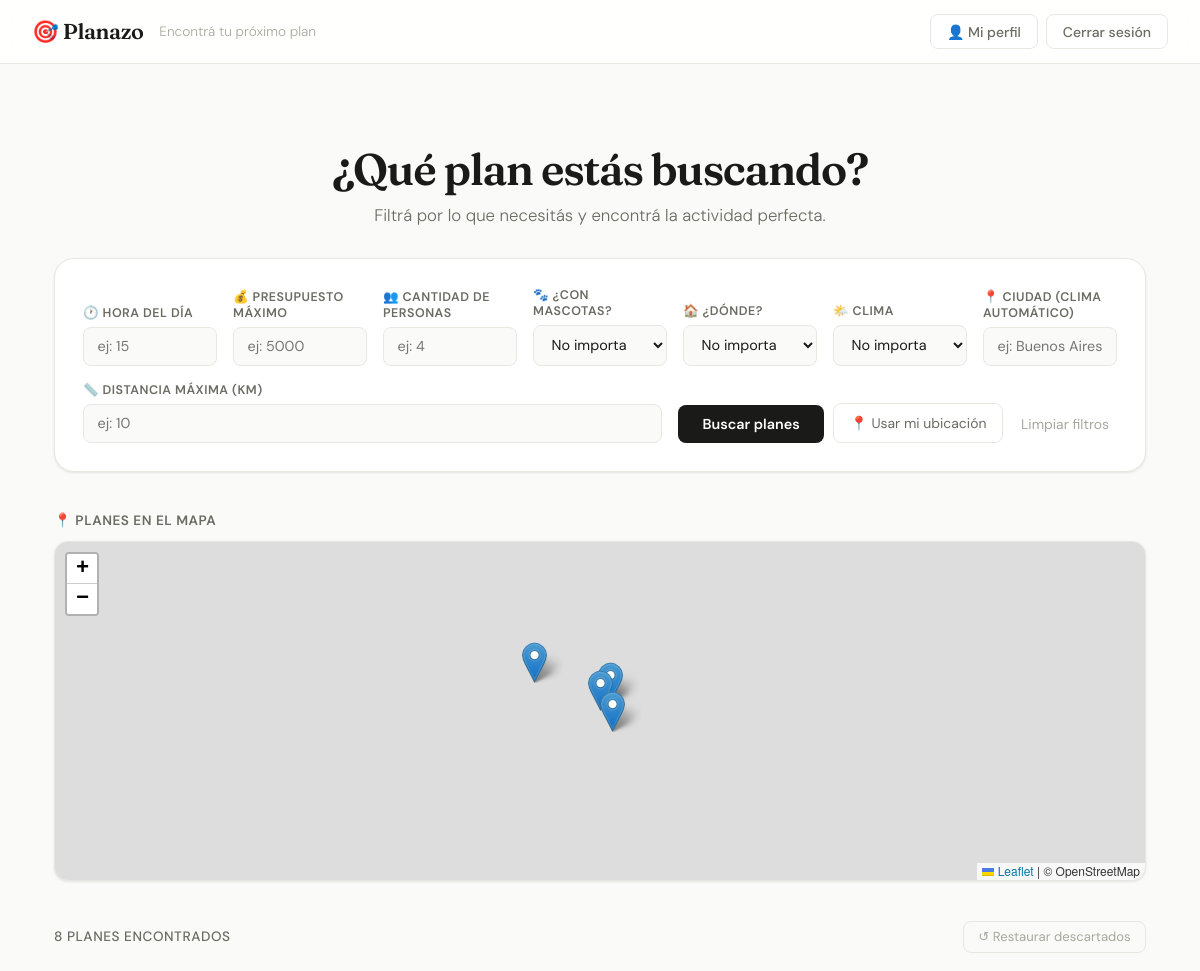
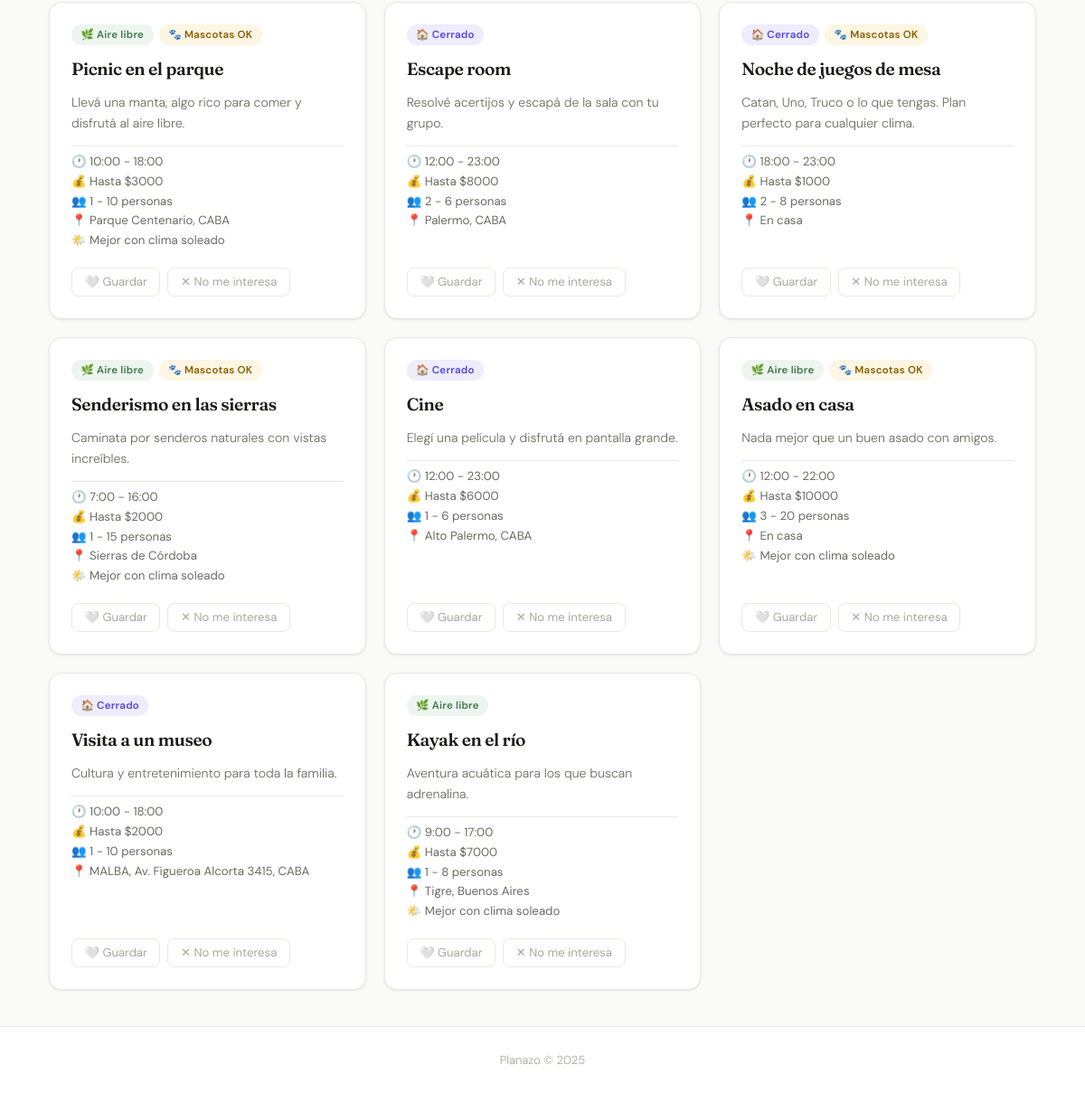
The page / (signed in) on the database its author committed (2 pictures, top to bottom).
### app/models.py (models this page shows)
class Plan(Base):
    __tablename__ = "planes"
    id = Column(Integer, primary_key=True, index=True)
    nombre = Column(String, nullable=False)
    descripcion = Column(Text)
    imagen_url = Column(String)
    hora_inicio = Column(Integer)
    hora_fin = Column(Integer)
    presupuesto_min = Column(Float, default=0)
    presupuesto_max = Column(Float, nullable=True)
    personas_min = Column(Integer, default=1)
    personas_max = Column(Integer, nullable=True)
    acepta_mascotas = Column(Boolean, default=False)
    es_exterior = Column(Boolean, default=True)
    latitud = Column(Float, nullable=True)
    longitud = Column(Float, nullable=True)
    direccion = Column(String, nullable=True)
    clima_recomendado = Column(String, default="cualquiera")
    descartes = relationship("Descarte", back_populates="plan")
    favoritos = relationship("Favorito", back_populates="plan")

### app/main.py (the view)
@app.get("/", response_class=HTMLResponse)
def index(
    request: Request,
    hora: Optional[str] = None,
    presupuesto_max: Optional[str] = None,
    cantidad_personas: Optional[str] = None,
    acepta_mascotas: Optional[str] = None,
    es_exterior: Optional[str] = None,
    clima: Optional[str] = None,
    ciudad: Optional[str] = None,
    lat_usuario: Optional[str] = None,
    lon_usuario: Optional[str] = None,
    km_max: Optional[str] = None,
    regenerar: Optional[str] = None,
    db: Session = Depends(get_db)
):
    usuario_sesion = get_usuario_sesion(request, db)
    usuario = usuario_sesion if usuario_sesion else get_or_create_usuario_invitado(db)
    hora_int = parse_int(hora)
    presupuesto_float = parse_float(presupuesto_max)
    personas_int = parse_int(cantidad_personas)
    lat_float = parse_float(lat_usuario)
    lon_float = parse_float(lon_usuario)
    km_float = parse_float(km_max)
    clima_actual = None
    clima_a_filtrar = clima if clima else None
    if ciudad and ciudad.strip():
        clima_actual = obtener_clima_ciudad(ciudad)
        if not clima_a_filtrar:
            clima_a_filtrar = clima_actual
    descartados = db.query(models.Descarte.plan_id).filter(
        models.Descarte.usuario_id == usuario.id
    ).all()
    ids_descartados = [d[0] for d in descartados]
    ids_favoritos = []
    if usuario_sesion:
        favs = db.query(models.Favorito.plan_id).filter(
            models.Favorito.usuario_id == usuario_sesion.id
        ).all()
        ids_favoritos = [f[0] for f in favs]
    query = db.query(models.Plan)
    if ids_descartados:
        query = query.filter(~models.Plan.id.in_(ids_descartados))
    if hora_int is not None:
        query = query.filter(
            (models.Plan.hora_inicio == None) |
            ((models.Plan.hora_inicio <= hora_int) & (models.Plan.hora_fin >= hora_int))
        )
    if presupuesto_float is not None:
        query = query.filter(
            (models.Plan.presupuesto_min == None) |
            (models.Plan.presupuesto_min <= presupuesto_float)
        )
    if personas_int is not None:
        query = query.filter(
            (models.Plan.personas_min == None) |
            (models.Plan.personas_min <= personas_int)
        ).filter(
            (models.Plan.personas_max == None) |
            (models.Plan.personas_max >= personas_int)
        )
    if acepta_mascotas == "true":
        query = query.filter(models.Plan.acepta_mascotas == True)
    elif acepta_mascotas == "false":
        query = query.filter(models.Plan.acepta_mascotas == False)
    if es_exterior == "true":
        query = query.filter(models.Plan.es_exterior == True)
    elif es_exterior == "false":
        query = query.filter(models.Plan.es_exterior == False)
    if clima_a_filtrar:
        query = query.filter(
            (models.Plan.clima_recomendado == "cualquiera") |
            (models.Plan.clima_recomendado == clima_a_filtrar)
        )
    planes_db = query.all()
    if lat_float is not None and lon_float is not None and km_float is not None:
        planes_db = [
            p for p in planes_db
            if p.latitud is None or p.longitud is None or
            distancia_km(lat_float, lon_float, p.latitud, p.longitud) <= km_float
        ]
    planes = [
        {
            "id": p.id,
            "nombre": p.nombre,
            "descripcion": p.descripcion,
            "hora_inicio": p.hora_inicio,
            "hora_fin": p.hora_fin,
            "presupuesto_min": p.presupuesto_min,
            "presupuesto_max": p.presupuesto_max,
            "personas_min": p.personas_min,
            "personas_max": p.personas_max,
            "acepta_mascotas": p.acepta_mascotas,
            "es_exterior": p.es_exterior,
            "clima_recomendado": p.clima_recomendado,
            "direccion": p.direccion,
            "latitud": p.latitud,
            "longitud": p.longitud,
            "generado_por_ia": False,
        }
        for p in planes_db
    ]
    planes_ia = []
    hay_filtros = any([hora_int, presupuesto_float, personas_int, acepta_mascotas, es_exterior, clima_a_filtrar, ciudad])
    if hay_filtros:
        if regenerar == '1':
            cantidad_a_generar = 10
        elif len(planes) < PLANES_MINIMOS:
            cantidad_a_generar = PLANES_MINIMOS - len(planes)
        else:
            cantidad_a_generar = 0
        if cantidad_a_generar > 0:
            planes_ia = generar_planes_ia(
                hora=hora_int,
                presupuesto_max=presupuesto_float,
                cantidad_personas=personas_int,
                acepta_mascotas=acepta_mascotas == "true" if acepta_mascotas else None,
                es_exterior=es_exterior == "true" if es_exterior else None,
                clima=clima_a_filtrar,
                ciudad=ciudad,
                cantidad=cantidad_a_generar
            )
    todos_los_planes = planes + planes_ia
    hay_planes_ia = len(planes_ia) > 0
    planes_con_ubicacion = [
        {"nombre": p["nombre"], "latitud": p["latitud"], "longitud": p["longitud"], "direccion": p.get("direccion")}
        for p in todos_los_planes if p.get("latitud") is not None and p.get("longitud") is not None
    ]
    filtros = {
        "hora": hora_int, "presupuesto_max": presupuesto_float,
        "cantidad_personas": personas_int, "acepta_mascotas": acepta_mascotas,
        "es_exterior": es_exterior, "clima": clima, "ciudad": ciudad,
        "lat_usuario": lat_float, "lon_usuario": lon_float, "km_max": km_float,
    }
    return templates.TemplateResponse(
        request=request, name="index.html",
        context={
            "planes": todos_los_planes,
            "filtros": filtros,
            "clima_actual": clima_actual,
            "planes_con_ubicacion": planes_con_ubicacion,
            "usuario": usuario_sesion,
            "ids_favoritos": ids_favoritos,
            "hay_planes_ia": hay_planes_ia,
        }
    )

### app/templates/index.html (shortened to what this page needs)
{% extends "base.html" %}
{% block content %}
<section class="hero">
    <h1>¿Qué plan estás buscando?</h1>
    <p>Filtrá por lo que necesitás y encontrá la actividad perfecta.</p>
</section>
<form class="filtros" method="get" action="/" id="form-filtros">
    <div class="filtro-grupo">
        <label>🕐 Hora del día</label>
        <input type="number" name="hora" min="0" max="23" placeholder="ej: 15"
               value="{{ filtros.hora or '' }}">
    </div>
    <div class="filtro-grupo">
        <label>💰 Presupuesto máximo</label>
        <input type="number" name="presupuesto_max" min="0" placeholder="ej: 5000"
               value="{{ filtros.presupuesto_max or '' }}">
    </div>
    <div class="filtro-grupo">
        <label>👥 Cantidad de personas</label>
        <input type="number" name="cantidad_personas" min="1" placeholder="ej: 4"
               value="{{ filtros.cantidad_personas or '' }}">
    </div>
    <div class="filtro-grupo">
        <label>🐾 ¿Con mascotas?</label>
        <select name="acepta_mascotas">
            <option value="">No importa</option>
        </select>
    </div>
    <div class="filtro-grupo">
        <label>🏠 ¿Dónde?</label>
        <select name="es_exterior">
            <option value="">No importa</option>
        </select>
    </div>
    <div class="filtro-grupo">
        <label>🌤️ Clima</label>
        <select name="clima">
            <option value="">No importa</option>
        </select>
    </div>
    <div class="filtro-grupo">
        <label>📍 Ciudad (clima automático)</label>
        <input type="text" name="ciudad" placeholder="ej: Buenos Aires"
               value="{{ filtros.ciudad or '' }}">
    </div>
    <div class="filtro-grupo">
        <label>📏 Distancia máxima (km)</label>
        <input type="number" name="km_max" min="1" placeholder="ej: 10"
               value="{{ filtros.km_max or '' }}">
    </div>
    <div class="filtros-botones">
        <button type="submit" class="btn-buscar" id="btn-buscar">Buscar planes</button>
        <button type="button" class="btn-ubicacion" onclick="obtenerUbicacion()">📍 Usar mi ubicación</button>
        <a href="/" class="btn-limpiar">Limpiar filtros</a>
    </div>
</form>
{% if planes_con_ubicacion %}
<div class="mapa-wrapper">
    <h3 class="mapa-titulo">📍 Planes en el mapa</h3>
    <div id="mapa"></div>
</div>
{% endif %}
<section class="resultados">
    {% if planes %}
        <div class="resultados-header">
            <p class="cantidad-resultados">
                {{ planes|length }} plan{% if planes|length != 1 %}es{% endif %} encontrado{% if planes|length != 1 %}s{% endif %}
            </p>
            <div style="display:flex; gap:0.5rem;">
                <form method="post" action="/restaurar">
                    <button type="submit" class="btn-restaurar">↺ Restaurar descartados</button>
                </form>
            </div>
        </div>
        <div class="grid-planes">
            {% for plan in planes %}
            <div class="card-plan {% if plan.generado_por_ia %}card-ia{% endif %}">
                <div class="card-header">
                    <span class="badge {% if plan.es_exterior %}badge-exterior{% else %}badge-interior{% endif %}">
                        {% if plan.es_exterior %}🌿 Aire libre{% else %}🏠 Cerrado{% endif %}
                    </span>
                    {% if plan.acepta_mascotas %}
                    <span class="badge badge-mascota">🐾 Mascotas OK</span>
                    {% endif %}
                </div>
                {% if not plan.generado_por_ia %}
                <a href="/plan/{{ plan.id }}" class="card-titulo-link">
                   <h2 class="card-titulo">{{ plan.nombre }}</h2>
                </a>
                {% else %}
                <h2 class="card-titulo">{{ plan.nombre }}</h2>
                {% endif %}
                <p class="card-desc">{{ plan.descripcion }}</p>
                <div class="card-info">
                    {% if plan.hora_inicio is not none and plan.hora_fin is not none %}
                    <span>🕐 {{ plan.hora_inicio }}:00 - {{ plan.hora_fin }}:00</span>
                    {% endif %}
                    {% if plan.presupuesto_max %}
                    <span>💰 Hasta ${{ plan.presupuesto_max | int }}</span>
                    {% else %}
                    <span>💰 Gratis o sin límite</span>
                    {% endif %}
                    {% if plan.personas_min and plan.personas_max %}
                    <span>👥 {{ plan.personas_min }} - {{ plan.personas_max }} personas</span>
                    {% elif plan.personas_min %}
                    <span>👥 Desde {{ plan.personas_min }} persona{% if plan.personas_min != 1 %}s{% endif %}</span>
                    {% endif %}
                    {% if plan.direccion %}
                    <span>📍 {{ plan.direccion }}</span>
                    {% endif %}
                    {% if plan.clima_recomendado != 'cualquiera' %}
                    <span>🌤️ Mejor con clima {{ plan.clima_recomendado }}</span>
                    {% endif %}
                </div>
                <div class="card-acciones">
                    {% if not plan.generado_por_ia %}
                        {% if usuario %}
                            {% if plan.id in ids_favoritos %}
                            <form method="post" action="/favoritos/quitar/{{ plan.id }}">
                                <button type="submit" class="btn-fav activo">❤️ Guardado</button>
                            </form>
                            {% else %}
                            <form method="post" action="/favoritos/agregar/{{ plan.id }}">
                                <button type="submit" class="btn-fav">🤍 Guardar</button>
                            </form>
                            {% endif %}
                        {% else %}
                            <a href="/login" class="btn-fav">🤍 Guardar</a>
                        {% endif %}
                        <form method="post" action="/descartar/{{ plan.id }}">
                            <button type="submit" class="btn-descartar">✕ No me interesa</button>
                        </form>
                    {% endif %}
                </div>
            </div>
            {% endfor %}
        </div>
    {% endif %}
</section>
{% if planes_con_ubicacion %}
<link rel="stylesheet" href="https://unpkg.com/leaflet@1.9.4/dist/leaflet.css"/>
{% endif %}
{% endblock %}

### rows shown on the page
Plan: shows "🌿 Aire libre", shows "🐾 Mascotas OK", nombre "Picnic en el parque", descripcion "Llevá una manta, algo rico para comer y disfrutá al aire libre.", hora_inicio "10", hora_fin "18", presupuesto_max "3000", personas_min "1", personas_max "10", direccion "Parque Centenario, CABA", clima_recomendado "soleado"
Plan: shows "🏠 Cerrado", nombre "Escape room", descripcion "Resolvé acertijos y escapá de la sala con tu grupo.", hora_inicio "12", hora_fin "23", presupuesto_max "8000", personas_min "2", personas_max "6", direccion "Palermo, CABA"
Plan: shows "🏠 Cerrado", shows "🐾 Mascotas OK", nombre "Noche de juegos de mesa", descripcion "Catan, Uno, Truco o lo que tengas. Plan perfecto para cualquier clima.", hora_inicio "18", hora_fin "23", presupuesto_max "1000", personas_min "2", personas_max "8", direccion "En casa"
Plan: shows "🌿 Aire libre", shows "🐾 Mascotas OK", nombre "Senderismo en las sierras", descripcion "Caminata por senderos naturales con vistas increíbles.", hora_inicio "7", hora_fin "16", presupuesto_max "2000", personas_min "1", personas_max "15", direccion "Sierras de Córdoba", clima_recomendado "soleado"
Plan: shows "🏠 Cerrado", nombre "Cine", descripcion "Elegí una película y disfrutá en pantalla grande.", hora_inicio "12", hora_fin "23", presupuesto_max "6000", personas_min "1", personas_max "6", direccion "Alto Palermo, CABA"
Plan: shows "🌿 Aire libre", shows "🐾 Mascotas OK", nombre "Asado en casa", descripcion "Nada mejor que un buen asado con amigos.", hora_inicio "12", hora_fin "22", presupuesto_max "10000", personas_min "3", personas_max "20", direccion "En casa", clima_recomendado "soleado"
Plan: shows "🏠 Cerrado", nombre "Visita a un museo", descripcion "Cultura y entretenimiento para toda la familia.", hora_inicio "10", hora_fin "18", presupuesto_max "2000", personas_min "1", personas_max "10", direccion "MALBA, Av. Figueroa Alcorta 3415, CABA"
Plan: shows "🌿 Aire libre", nombre "Kayak en el río", descripcion "Aventura acuática para los que buscan adrenalina.", hora_inicio "9", hora_fin "17", presupuesto_max "7000", personas_min "1", personas_max "8", direccion "Tigre, Buenos Aires", clima_recomendado "soleado"

### other values the page prints
{{ planes|length }} "8"
